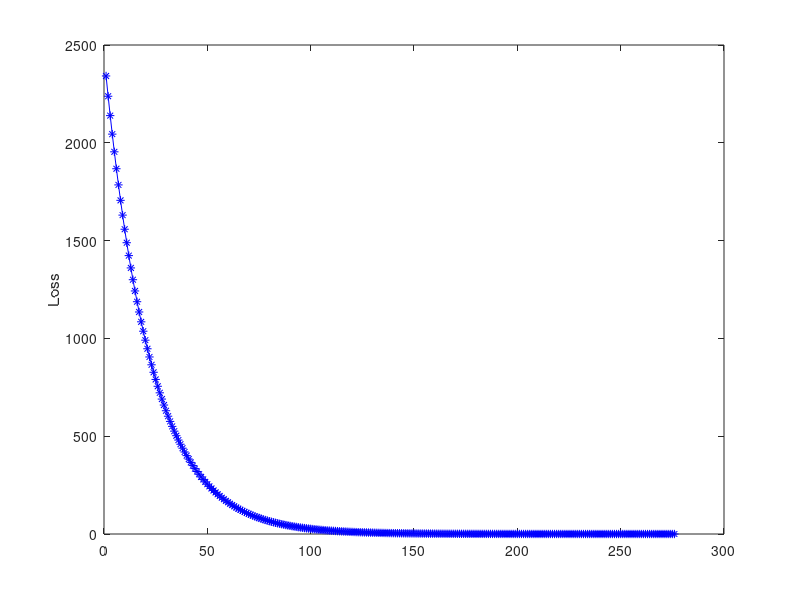

Source code (MATLAB):
%%%%%%%%Q2.m%%%%%%%%%%%%%%%%%%%%%%%%%%%%%%%%%%%%%%%
clc;
clear;
load('initialization2.mat')

w = (inv(C))*d;
result = [0];
result(1) = norm((A*w - b),2)^2;
thresh = 0.01;

Grad1 = 2*A'*A*w - 2*A*b;
Grad2 = 2*A'*A;
linda = Grad1'*(inv(Grad2))*Grad1;
while linda/2 > thresh
    Grad1 = 2*A'*A*w - 2*A*b;
    Grad2 = 2*A'*A;
    linda = Grad1'*(inv(Grad2))*Grad1;
    if(norm((A*(w - t*Grad1) - b),2)^2 > norm((A*w - b),2)^2 - alpha*t*(norm(Grad1,2)^2))
        t = beta*t;
    else
        w = w - t*(inv(Grad2))*Grad1;
        result = [result,norm((A*w - b),2)^2];
    end
end
plot(result,'-*b')
ylabel('Loss')